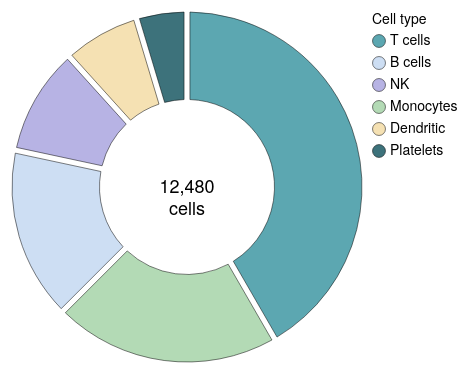

This figure's Vega-Lite source:
### Vega-Lite specification from a JSON file in a GitHub repository (floating-point values rounded to 4 significant figures)
{"background": null, "config": {"arc": {"fill": "#DBDBDB", "fillOpacity": 1.0, "innerRadius": 43.75, "padAngle": 0.03, "stroke": "black", "strokeOpacity": 1, "strokeWidth": 0.25}, "area": {"fill": "#DBDBDB", "fillOpacity": 1.0, "stroke": "black", "strokeOpacity": 1, "strokeWidth": 0.25}, "axis": {"domain": true, "domainCap": "round", "domainColor": "black", "domainWidth": 0.25, "grid": false, "gridCap": "round", "gridColor": "#F1F1F1", "gridDash": [0, 0], "gridOpacity": 1.0, "gridWidth": 0.25, "labelColor": "black", "labelFont": "Helvetica Neue, HelveticaNeue, Helvetica, Arial, sans-serif", "labelFontSize": 7, "labelFontStyle": "normal", "labelFontWeight": 400, "offset": 4.5, "ticks": true, "tickCap": "round", "tickColor": "black", "tickRound": false, "tickSize": 3, "tickWidth": 0.25, "titleColor": "black", "titleFont": "Helvetica Neue, HelveticaNeue, Helvetica, Arial, sans-serif", "titleFontSize": 7, "titleFontStyle": "normal", "titleFontWeight": 400}, "axisX": {"domain": true, "labelAlign": "center", "labelAngle": 0, "labels": true, "ticks": true, "translate": 0}, "axisY": {"domain": true, "labelAlign": "right", "labelAngle": 0, "labels": true, "ticks": true, "translate": 0}, "axisRight": {"domain": true, "labelAlign": "left", "labelAngle": 0, "labels": true, "ticks": true, "translate": 0}, "axisTop": {"domain": true, "labelAlign": "center", "labelAngle": 0, "labels": true, "ticks": true, "translate": 0}, "axisBand": {"tickOffset": 0}, "bar": {"fill": "#DBDBDB", "fillOpacity": 1.0, "stroke": "black", "strokeOpacity": 1, "strokeWidth": 0.25}, "boxplot": {"size": 15.75, "ticks": {"cornerRadius": 0.25, "fill": "black", "opacity": 1, "size": 7.875, "thickness": 0.25}, "box": {"fillOpacity": 1.0, "stroke": "black", "strokeOpacity": 1, "strokeWidth": 0.25}, "median": {"cornerRadius": 0, "fill": "black", "fillOpacity": 1.0, "opacity": 1, "size": 15.75, "thickness": 0.25}, "rule": {"fill": "black", "fillOpacity": 1.0, "size": 17.5, "stroke": "black", "strokeDash": [0, 0], "strokeOpacity": 1, "strokeWidth": 0.25}, "outliers": {"color": "black", "fill": "black", "fillOpacity": 1.0, "size": 0, "stroke": "black", "strokeOpacity": 1, "strokeWidth": 0.25}}, "circle": {"fill": "black", "fillOpacity": 1.0, "size": 2.188, "stroke": null, "strokeOpacity": 1, "strokeWidth": 0.25}, "errorband": {"band": {"fillOpacity": 0.6, "stroke": null, "strokeWidth": 0.25, "strokeOpacity": 1}, "borders": {"opacity": 0, "strokeOpacity": 0.25, "strokeWidth": 1}}, "errorbar": {"opacity": 1, "rule": {"strokeDash": [0, 0], "strokeWidth": 0.25}, "ticks": {"color": "black", "cornerRadius": 0.125, "opacity": 1, "size": 10.5, "thickness": 0.25}, "thickness": 0.25}, "font": "Helvetica Neue, HelveticaNeue, Helvetica, Arial, sans-serif", "geoshape": {"fill": "#DBDBDB", "fillOpacity": 1.0, "stroke": "black", "strokeOpacity": 1, "strokeWidth": 0.25}, "header": {"labelColor": "black", "labelFont": "Helvetica Neue, HelveticaNeue, Helvetica, Arial, sans-serif", "labelFontSize": 7, "labelFontStyle": "normal", "labelFontWeight": 400, "titleColor": "black", "titleFont": "Helvetica Neue, HelveticaNeue, Helvetica, Arial, sans-serif", "titleFontSize": 7, "titleFontStyle": "normal", "titleFontWeight": 400, "titlePadding": 0}, "legend": {"disable": false, "offset": 4.5, "titlePadding": 4, "labelOffset": 2, "gradientLabelOffset": 2, "gradientLength": 87.5, "gradientThickness": 8.75, "gradientOpacity": 1.0, "gradientStrokeColor": "black", "gradientStrokeWidth": 0.25, "labelColor": "black", "labelFont": "Helvetica Neue, HelveticaNeue, Helvetica, Arial, sans-serif", "labelFontSize": 7, "labelFontStyle": "normal", "labelFontWeight": 400, "strokeColor": "black", "strokeWidth": 0, "symbolSize": 42, "symbolStrokeColor": "black", "symbolStrokeWidth": 0.25, "titleColor": "black", "titleFont": "Helvetica Neue, HelveticaNeue, Helvetica, Arial, sans-serif", "titleFontSize": 7, "titleFontStyle": "normal", "titleFontWeight": 400}, "line": {"color": "black", "stroke": "black", "strokeCap": "round", "strokeDash": [0, 0], "strokeOpacity": 1, "strokeWidth": 0.375}, "point": {"filled": true, "fill": "#DBDBDB", "fillOpacity": 1.0, "size": 8.75, "stroke": "black", "strokeOpacity": 1, "strokeWidth": 0.25}, "range": {"category": ["#5CA7B1", "#CDDEF3", "#B7B3E4", "#B3DAB5", "#F5E1B3", "#3D727B", "#8AA8D2", "#867DAC", "#80A988", "#CBB17A", "#204148", "#59719A", "#584C77", "#507B5F", "#9D824D"], "diverging": {"scheme": ["#C35082", "#CE6D94", "#D989A7", "#E2A4BA", "#EABFCE", "#F1DBE2", "#F6F6F6", "#D7E0EB", "#B9CBE0", "#9BB6D5", "#7DA1C9", "#5F8CBD", "#4177B1"]}, "heatmap": {"scheme": ["#32022B", "#43044D", "#4C196E", "#4D338C", "#484DA6", "#3A68BB", "#1D83CA", "#1D9CCB", "#23B5C9", "#28CDC5", "#4DE0B4", "#91EE9F"]}, "ordinal": {"scheme": ["#F1F1F1", "#DBDBDB", "#C6C6C6", "#B2B2B2", "#9D9D9D", "#898989", "#767676", "#636363", "#515151", "#404040", "#2F2F2F", "#1F1F1F"]}, "ramp": {"scheme": ["#32022B", "#43044D", "#4C196E", "#4D338C", "#484DA6", "#3A68BB", "#1D83CA", "#1D9CCB", "#23B5C9", "#28CDC5", "#4DE0B4", "#91EE9F"]}}, "rule": {"color": "black", "stroke": "black", "strokeCap": "round", "strokeDash": [2, 2], "strokeOpacity": 1, "strokeWidth": 0.25}, "scale": {"bandPaddingInner": 0.1, "bandPaddingOuter": 0.1, "round": false}, "rect": {"fill": "#DBDBDB", "fillOpacity": 1.0, "stroke": "black", "strokeOpacity": 1, "strokeWidth": 0.25}, "square": {"fill": "#DBDBDB", "fillOpacity": 1.0, "size": 17.5, "stroke": "black", "strokeOpacity": 1, "strokeWidth": 0.25}, "text": {"color": "black", "font": "Helvetica Neue, HelveticaNeue, Helvetica, Arial, sans-serif", "fontSize": 7, "fontStyle": "normal", "fontWeight": 400}, "tick": {"color": "black", "cornerRadius": 0.125, "opacity": 1.0, "size": 15.75, "thickness": 0.25}, "title": {"anchor": "middle", "frame": "group", "color": "black", "font": "Helvetica Neue, HelveticaNeue, Helvetica, Arial, sans-serif", "fontSize": 7, "fontStyle": "normal", "fontWeight": 400, "subtitleColor": "black", "subtitleFont": "Helvetica Neue, HelveticaNeue, Helvetica, Arial, sans-serif", "subtitleFontSize": "Helvetica Neue, HelveticaNeue, Helvetica, Arial, sans-serif", "subtitleFontStyle": "normal", "subtitleFontWeight": 400}, "trail": {"color": "black", "opacity": 1, "size": 0.375}, "view": {"continuousWidth": 175, "continuousHeight": 175, "discreteWidth": 175, "discreteHeight": 175, "fill": null, "stroke": null, "strokeWidth": 0.25}}, "layer": [{"data": {"name": "data-b2bdd333513c9b35ab5be7da88949bb7"}, "mark": {"type": "arc"}, "encoding": {"color": {"field": "cell type", "legend": {"title": "Cell type"}, "sort": ["T cells", "B cells", "NK", "Monocytes", "Dendritic", "Platelets"], "type": "nominal"}, "order": {"field": "cells", "sort": "descending", "type": "quantitative"}, "theta": {"field": "cells", "stack": true, "type": "quantitative"}}}, {"data": {"name": "data-06a8e6cc43b7a12013262361e69121aa"}, "mark": {"type": "text", "fontSize": 9, "lineBreak": "\n"}, "encoding": {"text": {"field": "label", "type": "nominal"}}}], "$schema": "https://vega.github.io/schema/vega-lite/v6.4.1.json", "datasets": {"data-b2bdd333513c9b35ab5be7da88949bb7": [{"cell type": "T cells", "cells": 5200}, {"cell type": "B cells", "cells": 1980}, {"cell type": "NK", "cells": 1240}, {"cell type": "Monocytes", "cells": 2600}, {"cell type": "Dendritic", "cells": 880}, {"cell type": "Platelets", "cells": 580}], "data-06a8e6cc43b7a12013262361e69121aa": [{"label": "12,480\ncells"}]}}
